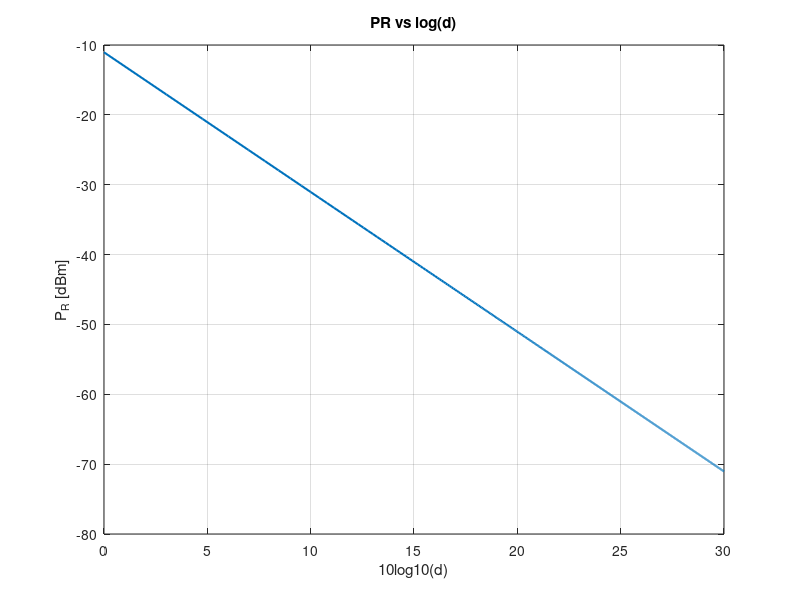
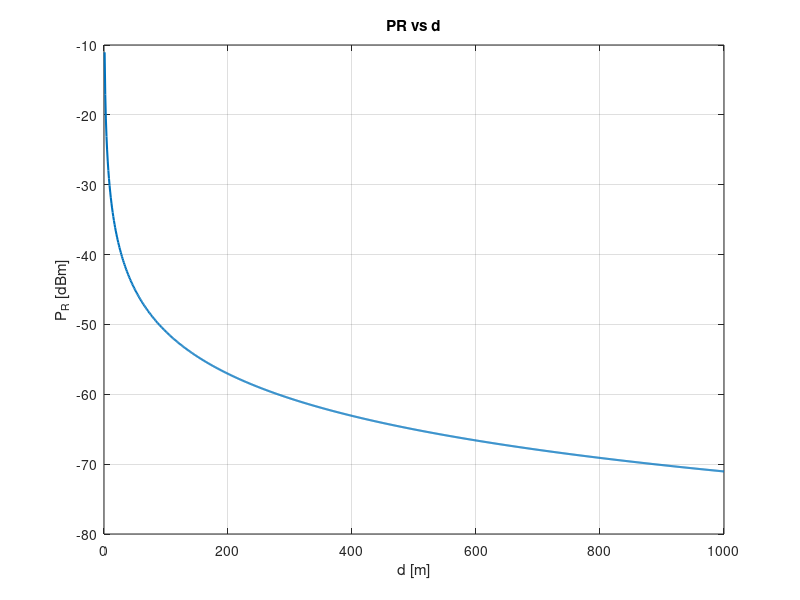
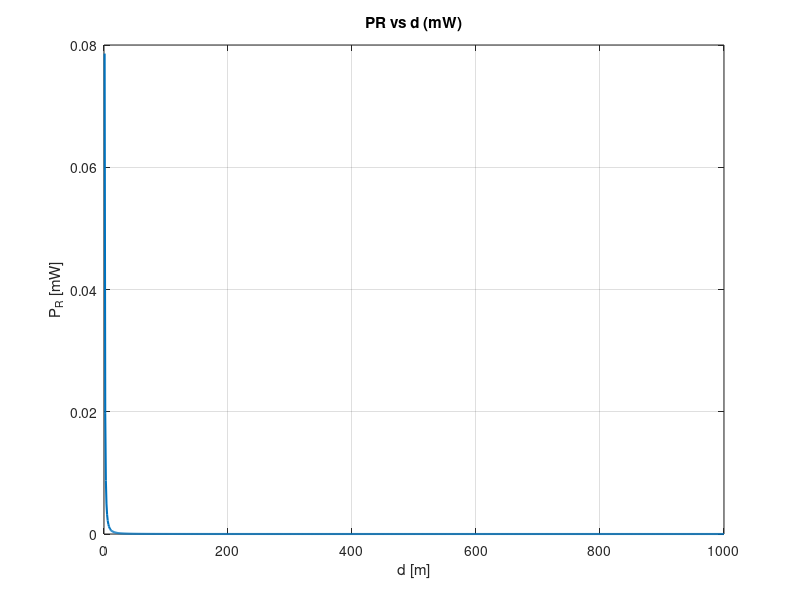

These figures' MATLAB source, in order: (Note: this script raises an error after producing the figures.)
%% ==============================
%% SCRIPT 1: STUDY PREVIEW (FRIIS)
%% ==============================

clear; clc; close all;

PTX_dBm = 20;
GTX_dB  = 6;
GRX_dB  = 3;
f = 2.4e9;
c = 3e8;

lambda = c/f;

d = 1:1000;

PR_dBm = PTX_dBm + GTX_dB + GRX_dB + 20*log10(lambda./(4*pi*d));

x_log = 10*log10(d);

PR_mW = 10.^(PR_dBm/10);

figure;
plot(x_log, PR_dBm,'LineWidth',1.5); grid on;
xlabel('10log10(d)'); ylabel('P_R [dBm]');
title('PR vs log(d)');

figure;
plot(d, PR_dBm,'LineWidth',1.5); grid on;
xlabel('d [m]'); ylabel('P_R [dBm]');
title('PR vs d');

figure;
plot(d, PR_mW,'LineWidth',1.5); grid on;
xlabel('d [m]'); ylabel('P_R [mW]');
title('PR vs d (mW)');

%% ==============================
%% SCRIPT 2: REGRESSION (.mat)
%% ==============================

S1 = load('mesura_0_15m.mat');
d1 = S1.d(:);
p1 = S1.p(:);

x1 = 10*log10(d1);

coef1 = polyfit(x1,p1,1);
p1_est = polyval(coef1,x1);

m1 = coef1(1);
b1 = coef1(2);
A1 = b1;
n1 = -m1;

R2_1 = 1 - sum((p1 - p1_est).^2)/sum((p1 - mean(p1)).^2);

figure;
plot(x1,p1,'b*'); hold on;
plot(x1,p1_est,'r','LineWidth',1.5);
grid on;
xlabel('10log10(d)'); ylabel('p [dBm]');
title('mesura 0.15 m');
legend('data','fit');

S2 = load('mesura_2m.mat');
d2 = S2.d(:);
p2 = S2.p(:);

x2 = 10*log10(d2);

coef2 = polyfit(x2,p2,1);
p2_est = polyval(coef2,x2);

m2 = coef2(1);
b2 = coef2(2);
A2 = b2;
n2 = -m2;

R2_2 = 1 - sum((p2 - p2_est).^2)/sum((p2 - mean(p2)).^2);

figure;
plot(x2,p2,'b*'); hold on;
plot(x2,p2_est,'r','LineWidth',1.5);
grid on;
xlabel('10log10(d)'); ylabel('p [dBm]');
title('mesura 2 m');
legend('data','fit');

%% ==============================
%% SCRIPT 3: LAB DATA
%% ==============================

d = [0.25 0.5 0.75 1 1.25 1.5 1.75 2 2.25 2.5 2.75 3]';

p_v = [-12.64 -17.14 -21.43 -23.71 -25.1 -27 -28.95 -30.3 -31.74 -32.21 -33.79 -38.41]';
p_h = [-12.31 -16.64 -19.84 -23.14 -24.59 -25.72 -26.34 -27.8 -30.78 -28.48 -29.21 -33.78]';

x = 10*log10(d);

% Vertical
coef_v = polyfit(x,p_v,1);
p_v_est = polyval(coef_v,x);

m_v = coef_v(1);
b_v = coef_v(2);
A_v = b_v;
n_v = -m_v;

R2_v = 1 - sum((p_v - p_v_est).^2)/sum((p_v - mean(p_v)).^2);

figure;
plot(x,p_v,'b*'); hold on;
plot(x,p_v_est,'r','LineWidth',1.5);
grid on;
xlabel('10log10(d)'); ylabel('p [dB]');
title('vertical');
legend('data','fit');

% Horizontal
coef_h = polyfit(x,p_h,1);
p_h_est = polyval(coef_h,x);

m_h = coef_h(1);
b_h = coef_h(2);
A_h = b_h;
n_h = -m_h;

R2_h = 1 - sum((p_h - p_h_est).^2)/sum((p_h - mean(p_h)).^2);

figure;
plot(x,p_h,'b*'); hold on;
plot(x,p_h_est,'r','LineWidth',1.5);
grid on;
xlabel('10log10(d)'); ylabel('p [dB]');
title('horizontal');
legend('data','fit');
